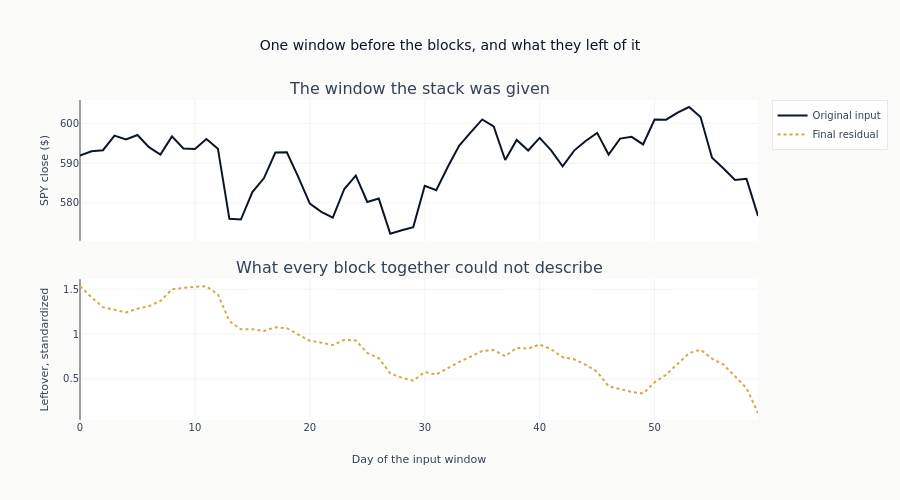

The notebook cell this image was saved under:
### Markdown cell above
## What the blocks left behind

Each block emits a backcast alongside its forecast, and the stack subtracts it before
handing the input to the next block. Running one window through block by block and
keeping the leftover shows what the chain of subtractions did to it.

Two things about that leftover have to be said before the picture, because the
picture invites two wrong readings and the reasons are visible in `forward` above.

**The backcasts were never fitted to reconstruct anything.** The loss is the squared
error of the *forecast*; there is no reconstruction term. A backcast gets a gradient
only through its effect on what later blocks receive, so it is shaped to make the
forecast better, not to explain the input. The leftover is therefore not the part of
the window that a polynomial and five sine waves are unable to represent - it is
whatever these particular backcasts, trained for a different purpose, happened to
leave. Nothing guarantees it is small, and nothing makes a pattern in it evidence
about the basis.

**The last block's backcast head is not trained at all.** Follow it: block six's
backcast is subtracted into `residual`, and `residual` after the final iteration is
returned to nobody and read by nothing. No path connects it to the loss, so its
weights hold their initial random values for the whole of training and its
subtraction is arbitrary. That is a property of stacking blocks under a forecast-only
objective, not a bug in this implementation, and it is why the last subtraction in
the figure below should be read as noise rather than as the stack's final refinement.

### Code cell
sample_input = torch.FloatTensor(X_test[sample_idx : sample_idx + 1]).to(DEVICE)
nbeats_i.eval()

with torch.no_grad():
    residual = sample_input.clone()
    backcasts = []
    for block in nbeats_i.blocks:
        backcast, _ = block(residual)
        backcasts.append(backcast.cpu().numpy().flatten())
        residual = residual - backcast

# The input goes back to dollars; the leftover stays standardized, because it is not a
# price and adding the training mean to it would put it on the price axis.
input_denorm = X_test[sample_idx] * price_std + price_mean
residual_z = residual.cpu().numpy().flatten()

x_back = list(range(LOOKBACK))

fig_bc = make_subplots(
    rows=2,
    cols=1,
    subplot_titles=[
        "The window the stack was given",
        "What every block together could not describe",
    ],
    shared_xaxes=True,
    vertical_spacing=0.12,
)
fig_bc.add_trace(
    go.Scatter(x=x_back, y=input_denorm, name="Original input", line=dict(width=2)), row=1, col=1
)
fig_bc.add_trace(
    go.Scatter(x=x_back, y=residual_z, name="Final residual", line=dict(dash="dot")), row=2, col=1
)
fig_bc.update_xaxes(title_text="Day of the input window", row=2, col=1)
fig_bc.update_yaxes(title_text="SPY close ($)", row=1, col=1)
fig_bc.update_yaxes(title_text="Leftover, standardized", row=2, col=1)
fig_bc.update_layout(
    title="One window before the blocks, and what they left of it",
    height=500,
)
show_plotly_with_alt(
    fig_bc,
    "Two stacked panels sharing a horizontal axis of position within the input "
    "window. The upper panel plots the window of SPY closes the stack was given, in "
    "dollars; the lower plots what remains after every block has subtracted its "
    "backcast, on a standardized scale.",
)

### Figure 1 — Plotly figure (JSON) as saved in the notebook; plotly's stock layout.template omitted (floating-point values rounded to 4 significant figures)
{"data": [{"line": {"width": 2}, "name": "Original input", "type": "scatter", "x": [0, 1, 2, 3, 4, 5, 6, 7, 8, 9, 10, 11, 12, 13, 14, 15, 16, 17, 18, 19, 20, 21, 22, 23, 24, 25, 26, 27, 28, 29, 30, 31, 32, 33, 34, 35, 36, 37, 38, 39, 40, 41, 42, 43, 44, 45, 46, 47, 48, 49, 50, 51, 52, 53, 54, 55, 56, 57, 58, 59], "xaxis": "x", "y": [591.9, 593.0, 593.3, 597.0, 596.0, 597.1, 594.0, 592.2, 596.8, 593.7, 593.6, 596.1, 593.7, 576.0, 575.8, 582.7, 586.2, 592.7, 592.7, 586.5, 579.8, 577.7, 576.3, 583.5, 586.8, 580.2, 581.1, 572.2, 573.1, 573.9, 584.3, 583.2, 589.0, 594.4, 597.8, 601.0, 599.3, 590.8, 595.9, 593.2, 596.4, 593.2, 589.2, 593.2, 595.6, 597.7, 592.2, 596.2, 596.7, 594.7, 601.0, 601.0, 602.7, 604.2, 601.7, 591.4, 588.7, 585.7, 586.0, 576.7], "yaxis": "y"}, {"line": {"dash": "dot"}, "name": "Final residual", "type": "scatter", "x": [0, 1, 2, 3, 4, 5, 6, 7, 8, 9, 10, 11, 12, 13, 14, 15, 16, 17, 18, 19, 20, 21, 22, 23, 24, 25, 26, 27, 28, 29, 30, 31, 32, 33, 34, 35, 36, 37, 38, 39, 40, 41, 42, 43, 44, 45, 46, 47, 48, 49, 50, 51, 52, 53, 54, 55, 56, 57, 58, 59], "xaxis": "x2", "y": [1.534, 1.41, 1.3, 1.274, 1.242, 1.284, 1.311, 1.37, 1.501, 1.516, 1.529, 1.533, 1.442, 1.145, 1.052, 1.053, 1.034, 1.076, 1.065, 0.9947, 0.9246, 0.9039, 0.8771, 0.935, 0.9284, 0.788, 0.7313, 0.5595, 0.5135, 0.4793, 0.5758, 0.5477, 0.6162, 0.6897, 0.7474, 0.8117, 0.8213, 0.7528, 0.8455, 0.8369, 0.8831, 0.8302, 0.7403, 0.7185, 0.6563, 0.5793, 0.4164, 0.3888, 0.3543, 0.3358, 0.4607, 0.5454, 0.6698, 0.7855, 0.8259, 0.7255, 0.6584, 0.5309, 0.3957, 0.1186], "yaxis": "y2"}], "layout": {"annotations": [{"font": {"size": 16}, "showarrow": false, "text": "The window the stack was given", "x": 0.5, "xanchor": "center", "xref": "paper", "y": 1.0, "yanchor": "bottom", "yref": "paper"}, {"font": {"size": 16}, "showarrow": false, "text": "What every block together could not describe", "x": 0.5, "xanchor": "center", "xref": "paper", "y": 0.44, "yanchor": "bottom", "yref": "paper"}], "height": 500, "title": {"text": "One window before the blocks, and what they left of it"}, "xaxis": {"anchor": "y", "domain": [0.0, 1.0], "matches": "x2", "showticklabels": false}, "xaxis2": {"anchor": "y2", "domain": [0.0, 1.0], "title": {"text": "Day of the input window"}}, "yaxis": {"anchor": "x", "domain": [0.56, 1.0], "title": {"text": "SPY close ($)"}}, "yaxis2": {"anchor": "x2", "domain": [0.0, 0.44], "title": {"text": "Leftover, standardized"}}}}
